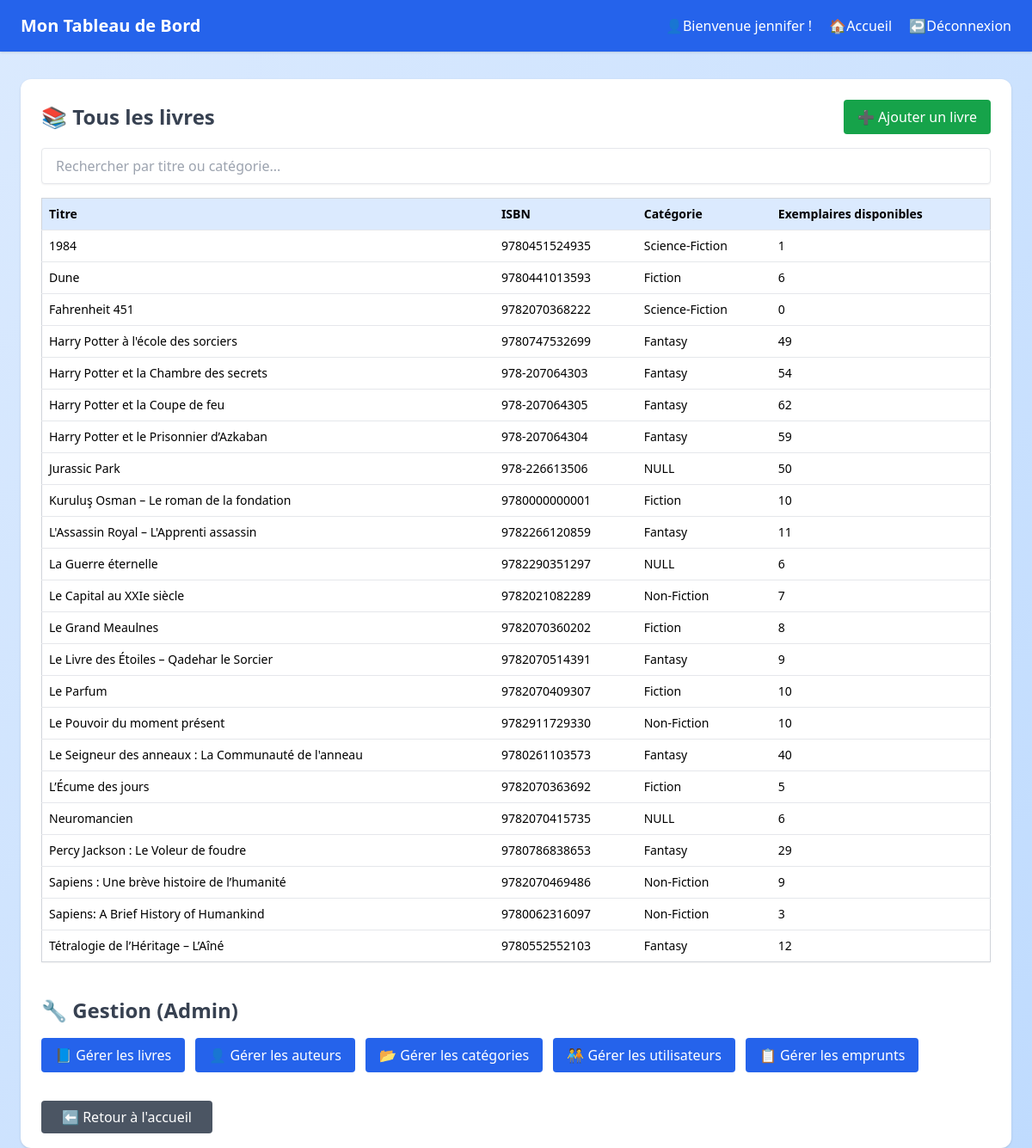
/dashboard.php (signed in), run on the app's committed database.
### tables this page shows
CREATE TABLE IF NOT EXISTS `livres` (
  `id` int NOT NULL AUTO_INCREMENT,
  `titre` varchar(255) NOT NULL,
  `isbn` varchar(13) NOT NULL,
  `annee_publication` year NOT NULL,
  `resume` text,
  `nombre_exemplaires_total` int NOT NULL,
  `nombre_exemplaires_disponibles` int NOT NULL,
  `auteur_id` int DEFAULT NULL,
  `categorie_id` int DEFAULT NULL,
  `utilisateur_id` int DEFAULT NULL,
  `nombre_exemplaires` int NOT NULL DEFAULT '0',
  `description` text,
  PRIMARY KEY (`id`),
  UNIQUE KEY `isbn` (`isbn`),
  KEY `fk_auteur` (`auteur_id`),
  KEY `fk_categorie` (`categorie_id`),
  KEY `fk_utilisateur` (`utilisateur_id`)
);

CREATE TABLE IF NOT EXISTS `categories` (
  `id` int NOT NULL AUTO_INCREMENT,
  `nom_categorie` varchar(100) DEFAULT NULL,
  PRIMARY KEY (`id`),
  UNIQUE KEY `nom_categorie` (`nom_categorie`)
);

### dashboard.php (the view, shortened to what this page needs)
<?php
require_once 'includes/config.php';
$user_role = $_SESSION['role'];
try {
    $livres = [];
    if ($user_role === 'admin') {
        $stmt_livres = $pdo->query("
            SELECT l.titre, l.isbn, l.nombre_exemplaires_disponibles, c.nom_categorie
            FROM livres l
            LEFT JOIN categories c ON l.categorie_id = c.id
            ORDER BY l.titre
        ");
        $livres = $stmt_livres->fetchAll();
    }
} catch (PDOException $e) {
    die("Erreur : " . $e->getMessage());
}
?>
<!DOCTYPE html>
<html lang="fr">
<head>
    <script src="https://cdn.tailwindcss.com"></script>
</head>
<body class="bg-gradient-to-br from-blue-100 to-blue-200 min-h-screen">
<header class="bg-blue-600 text-white px-6 py-4 flex justify-between items-center shadow">
    <h1 class="text-xl font-semibold">Mon Tableau de Bord</h1>
    <nav class="space-x-4">
        <span class="font-medium">👤Bienvenue <?= htmlspecialchars($_SESSION['nom_complet'] ?? $_SESSION['nom_utilisateur']) ?> !</span>
        <a href="index.php" class="hover:underline font-medium">🏠Accueil</a>
        <a href="logout.php" class="hover:underline font-medium">↩️Déconnexion</a>
    </nav>
</header>
<main class="max-w-6xl mx-auto mt-8 p-6 bg-white rounded-xl shadow">
    <?php if ($user_role === 'admin'): ?>
        <div>
            <div class="flex justify-between items-center mb-4">
                <h2 class="text-2xl font-bold text-gray-700">📚 Tous les livres</h2>
                <a href="books/add.php" class="bg-green-600 text-white px-4 py-2 rounded hover:bg-green-700 transition">➕ Ajouter un livre</a>
            </div>
            <input type="text" id="searchAdmin" placeholder="Rechercher par titre ou catégorie..." class="mb-4 w-full px-4 py-2 border rounded shadow-sm focus:outline-none focus:ring-2 focus:ring-blue-400">
            <?php if (empty($livres)): ?>
                <p class="text-gray-600">Aucun livre enregistré.</p>
            <?php else: ?>
                <table id="adminTable" class="w-full text-left border border-gray-300 text-sm shadow-sm">
                    <thead class="bg-blue-100">
                        <tr>
                            <th class="p-2">Titre</th>
                            <th class="p-2">ISBN</th>
                            <th class="p-2">Catégorie</th>
                            <th class="p-2">Exemplaires disponibles</th>
                        </tr>
                    </thead>
                    <tbody>
                        <?php foreach ($livres as $livre): ?>
                            <tr class="border-t">
                                <td class="p-2"><?= htmlspecialchars($livre['titre']) ?></td>
                                <td class="p-2"><?= htmlspecialchars($livre['isbn']) ?></td>
                                <td class="p-2"><?= htmlspecialchars($livre['nom_categorie'] ?? 'NULL') ?></td>
                                <td class="p-2"><?= $livre['nombre_exemplaires_disponibles'] ?></td>
                            </tr>
                        <?php endforeach; ?>
                    </tbody>
                </table>
            <?php endif; ?>
        </div>
        <div class="mt-10">
            <h2 class="text-2xl font-bold text-gray-700 mb-4">🔧 Gestion (Admin)</h2>
            <div class="flex flex-wrap gap-3">
                <a href="gerer_livres.php" class="bg-blue-600 text-white px-4 py-2 rounded hover:bg-blue-700">📘 Gérer les livres</a>
                <a href="gerer_auteurs.php" class="bg-blue-600 text-white px-4 py-2 rounded hover:bg-blue-700">👤 Gérer les auteurs</a>
                <a href="gerer_categories.php" class="bg-blue-600 text-white px-4 py-2 rounded hover:bg-blue-700">📂 Gérer les catégories</a>
                <a href="gerer_utilisateurs.php" class="bg-blue-600 text-white px-4 py-2 rounded hover:bg-blue-700">🧑‍🤝‍🧑 Gérer les utilisateurs</a>
                <a href="borrows/manage.php" class="bg-blue-600 text-white px-4 py-2 rounded hover:bg-blue-700">📋 Gérer les emprunts</a>
            </div>
        </div>
    <?php endif; ?>
    <div class="mt-10">
        <a href="index.php" class="bg-gray-600 text-white px-6 py-2 rounded hover:bg-gray-700 transition">⬅️ Retour à l'accueil</a>
    </div>
</main>
</body>
</html>

### data on the page
livres: titre "1984", isbn "9780451524935", categorie.nom_categorie "Science-Fiction", nombre_exemplaires_disponibles "1"
livres: titre "Dune", isbn "9780441013593", categorie.nom_categorie "Fiction", nombre_exemplaires_disponibles "6"
livres: titre "Fahrenheit 451", isbn "9782070368222", categorie.nom_categorie "Science-Fiction", nombre_exemplaires_disponibles "0"
livres: titre "Harry Potter à l'école des sorciers", isbn "9780747532699", categorie.nom_categorie "Fantasy", nombre_exemplaires_disponibles "49"
livres: titre "Harry Potter et la Chambre des secrets", isbn "978-207064303", categorie.nom_categorie "Fantasy", nombre_exemplaires_disponibles "54"
livres: titre "Harry Potter et la Coupe de feu", isbn "978-207064305", categorie.nom_categorie "Fantasy", nombre_exemplaires_disponibles "62"
livres: titre "Harry Potter et le Prisonnier d’Azkaban", isbn "978-207064304", categorie.nom_categorie "Fantasy", nombre_exemplaires_disponibles "59"
livres: titre "Jurassic Park", isbn "978-226613506", nom_categorie "NULL", nombre_exemplaires_disponibles "50"
livres: titre "Kuruluş Osman – Le roman de la fondation", isbn "9780000000001", categorie.nom_categorie "Fiction", nombre_exemplaires_disponibles "10"
livres: titre "L'Assassin Royal – L'Apprenti assassin", isbn "9782266120859", categorie.nom_categorie "Fantasy", nombre_exemplaires_disponibles "11"
livres: titre "La Guerre éternelle", isbn "9782290351297", nom_categorie "NULL", nombre_exemplaires_disponibles "6"
livres: titre "Le Capital au XXIe siècle", isbn "9782021082289", categorie.nom_categorie "Non-Fiction", nombre_exemplaires_disponibles "7"
livres: titre "Le Grand Meaulnes", isbn "9782070360202", categorie.nom_categorie "Fiction", nombre_exemplaires_disponibles "8"
livres: titre "Le Livre des Étoiles – Qadehar le Sorcier", isbn "9782070514391", categorie.nom_categorie "Fantasy", nombre_exemplaires_disponibles "9"
livres: titre "Le Parfum", isbn "9782070409307", categorie.nom_categorie "Fiction", nombre_exemplaires_disponibles "10"
livres: titre "Le Pouvoir du moment présent", isbn "9782911729330", categorie.nom_categorie "Non-Fiction", nombre_exemplaires_disponibles "10"
livres: titre "Le Seigneur des anneaux : La Communauté de l'anneau", isbn "9780261103573", categorie.nom_categorie "Fantasy", nombre_exemplaires_disponibles "40"
livres: titre "L’Écume des jours", isbn "9782070363692", categorie.nom_categorie "Fiction", nombre_exemplaires_disponibles "5"
livres: titre "Neuromancien", isbn "9782070415735", nom_categorie "NULL", nombre_exemplaires_disponibles "6"
livres: titre "Percy Jackson : Le Voleur de foudre", isbn "9780786838653", categorie.nom_categorie "Fantasy", nombre_exemplaires_disponibles "29"
livres: titre "Sapiens : Une brève histoire de l’humanité", isbn "9782070469486", categorie.nom_categorie "Non-Fiction", nombre_exemplaires_disponibles "9"
livres: titre "Sapiens: A Brief History of Humankind", isbn "9780062316097", categorie.nom_categorie "Non-Fiction", nombre_exemplaires_disponibles "3"
livres: titre "Tétralogie de l’Héritage – L’Aîné", isbn "9780552552103", categorie.nom_categorie "Fantasy", nombre_exemplaires_disponibles "12"

### other printed values
$_SESSION['nom_complet'] "jennifer"
